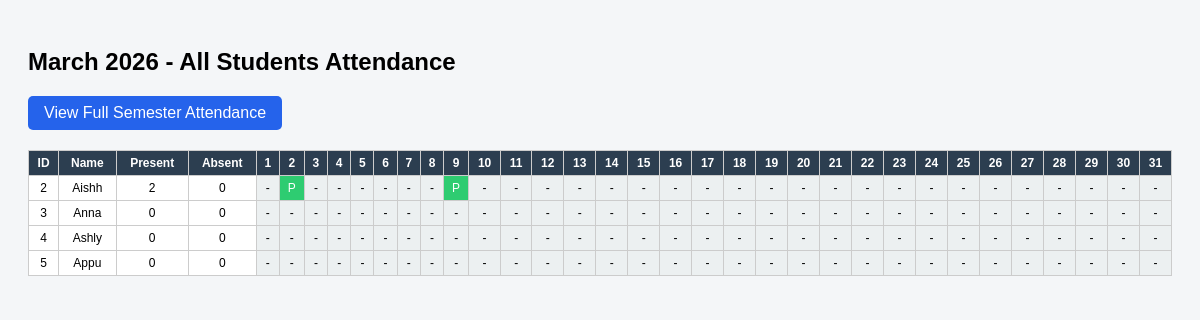
Page /WAdmin/attendance/ (signed in) on the committed database.
### Admin/models.py (models this page shows, shortened)
class Student(models.Model):
    admission_number = models.CharField(max_length=30, unique=True)
    name = models.CharField(max_length=100)
    email = models.EmailField(unique=True)
    phone = models.CharField(max_length=15)
    department = models.CharField(max_length=50)
    course = models.CharField(max_length=10)  # BCA / MCA
    academic_batch = models.CharField(max_length=20)  # previously course_batch
    file_batch = models.CharField(max_length=5)  # A/B/C/D
    password = models.CharField(max_length=255)

### Admin/views.py (the view)
# urls.py: path('attendance/', views.admin_attendance, name='admin_attendance'),
def admin_attendance(request):
    if 'admin_id' not in request.session:
        return redirect('guest:guest_login')
    today = datetime.today()
    year = today.year
    month = today.month
    days_in_month = monthrange(year, month)[1]
    days_range = range(1, days_in_month + 1)
    students = Student.objects.all()
    attendance_data = []
    for student in students:
        records = Attendance.objects.filter(
            student=student,
            date__year=year,
            date__month=month
        )
        attendance_display = []
        present_count = records.filter(status="Present").count()
        absent_count = records.filter(status="Absent").count()
        for day in days_range:
            record = records.filter(date__day=day).first()
            if record:
                if record.status == "Present":
                    attendance_display.append(("P", "present"))
                else:
                    attendance_display.append(("A", "absent"))
            else:
                attendance_display.append(("-", "empty"))
        attendance_data.append({
            "student_id": student.id,
            "name": student.name,
            "present": present_count,
            "absent": absent_count,
            "attendance_display": attendance_display
        })
    return render(request, "Admin/admin_attendance.html", {
        "attendance_data": attendance_data,
        "days_range": days_range,
        "month": today.strftime("%B"),
        "year": year,
    })

### Admin/templates/Admin/admin_attendance.html (shortened to what this page needs)
<!doctype html>
<html>
  <head>
  </head>
  <body>
    <h2>{{ month }} {{ year }} - All Students Attendance</h2>
    <a href="{% url 'WAdmin:semester_attendance' %}" class="btn-semester">
      View Full Semester Attendance
    </a>
    <table>
      <tr>
        <th>ID</th>
        <th>Name</th>
        <th>Present</th>
        <th>Absent</th>
        {% for day in days_range %}
        <th>{{ day }}</th>
        {% endfor %}
      </tr>
      {% for student in attendance_data %}
      <tr>
        <td>{{ student.student_id }}</td>
        <td>{{ student.name }}</td>
        <td>{{ student.present }}</td>
        <td>{{ student.absent }}</td>
        {% for value, css in student.attendance_display %}
        <td class="{{ css }}">{{ value }}</td>
        {% endfor %}
      </tr>
      {% endfor %}
    </table>
  </body>
</html>

### Admin/templates/Admin/admin_attendance.html (style rules this page uses)
body { font-family: Arial; padding: 20px; background: #f4f6f8; }
table { width: 100%; border-collapse: collapse; background: white; font-size: 12px; }
th, td { border: 1px solid #ccc; padding: 5px; text-align: center; }
th { background: #2c3e50; color: white; }
.present { background: #2ecc71; color: white; }
.empty { background: #ecf0f1; }
.btn-semester { display: inline-block; padding: 8px 16px; margin-bottom: 20px; background-color: #2563eb; color: white; text-decoration: none; border-radius: 5px; }

### rows in the picture
Student: name "Aishh"
Student: name "Anna"
Student: name "Ashly"
Student: name "Appu"

### other values in the picture
{{ day }} "1" "2" "3" "4" "5" "6" "7" "8" "9" "10" "11" "12" "13" "14" "15" "16" "17" "18" "19" "20" "21" "22" "23" "24" "25" "26" "27" "28" "29" "30" "31"
{{ student.student_id }} "2" "3" "4" "5"
{{ student.present }} "2" "0" "0" "0"
{{ student.absent }} "0" "0" "0" "0"
{{ value }} "-" "P" "-" "-" "-" "-" "-" "-" "P" "-" "-" "-" "-" "-" "-" "-" "-" "-" "-" "-" "-" "-" "-" "-" "-" "-" "-" "-" "-" "-" "-" "-" "-" "-" "-" "-" "-" "-" "-" "-" "-" "-" "-" "-" "-" "-" "-" "-" "-" "-" "-" "-" "-" "-" "-" "-" "-" "-" "-" "-" "-" "-" "-" "-" "-" "-" "-" "-" "-" "-" "-" "-" "-" "-" "-" "-" "-" "-" "-" "-" "-" "-" "-" "-" "-" "-" "-" "-" "-" "-" "-" "-" "-" "-" "-" "-" "-" "-" "-" "-" "-" "-" "-" "-" "-" "-" "-" "-" "-" "-" "-" "-" "-" "-" "-" "-" "-" "-" "-" "-" "-" "-" "-" "-"
